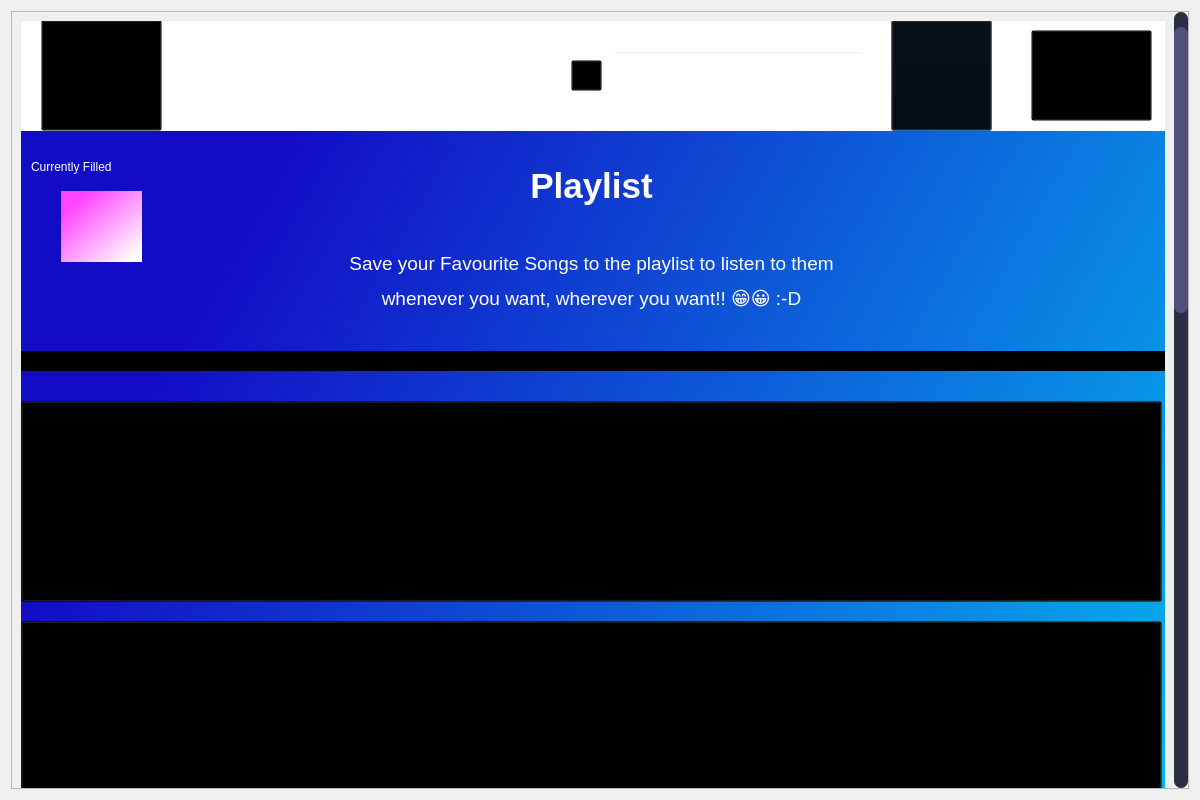
<?xml version="1.0" encoding="UTF-8"?>
<ui version="4.0">
 <class>Dialog</class>
 <widget class="QDialog" name="Dialog">
  <property name="geometry">
   <rect>
    <x>0</x>
    <y>0</y>
    <width>1200</width>
    <height>800</height>
   </rect>
  </property>
  <property name="windowTitle">
   <string>Dialog</string>
  </property>
  <layout class="QVBoxLayout" name="verticalLayout">
   <item>
    <widget class="QScrollArea" name="scrollArea">
     <property name="styleSheet">
      <string notr="true">QScrollBar:vertical{
	border:none;
	background: rgb(45,45,68);
	width: 14px;
	margin: 15px 0 15px 0;
	border-radius: 0px;
}

QScrollBar::handle:vertical{
	background-color: rgb(80,80,122);
	min-height: 30px;
	border-radius:7px;
}

QScrollBar::sub-line:vertical{
	border:none;
	background: rgb(45,45,68);
	height: 15px;
	border-top-left-radius: 7px;
	border-top-right-radius: 7px;
	subcontrol-position: top;
	subcontrol-origin: margin;
}

QScrollBar::add-line:vertical{
	border:none;
	background: rgb(45,45,68);
	height: 15px;
	border-bottom-left-radius: 7px;
	border-bottom-right-radius: 7px;
	subcontrol-position: bottom;
	subcontrol-origin: margin;
}

QScrollBar::up-arrow:vertical, QScrollBar::down-arrow:vertical {
	background:none;
}
QScrollBar::sub-page:vertical, QScrollBar::add-page:vertical {
	background:none;
}QScrollBar:vertical{
	border:none;
	background: rgb(45,45,68);
	width: 14px;
	margin: 15px 0 15px 0;
	border-radius: 0px;
}

QScrollBar::handle:vertical{
	background-color: rgb(80,80,122);
	min-height: 30px;
	border-radius:7px;
}

QScrollBar::sub-line:vertical{
	border:none;
	background: rgb(45,45,68);
	height: 15px;
	border-top-left-radius: 7px;
	border-top-right-radius: 7px;
	subcontrol-position: top;
	subcontrol-origin: margin;
}

QScrollBar::add-line:vertical{
	border:none;
	background: rgb(45,45,68);
	height: 15px;
	border-bottom-left-radius: 7px;
	border-bottom-right-radius: 7px;
	subcontrol-position: bottom;
	subcontrol-origin: margin;
}

QScrollBar::up-arrow:vertical, QScrollBar::down-arrow:vertical {
	background:none;
}
QScrollBar::sub-page:vertical, QScrollBar::add-page:vertical {
	background:none;
}</string>
     </property>
     <property name="widgetResizable">
      <bool>true</bool>
     </property>
     <widget class="QWidget" name="scrollAreaWidgetContents">
      <property name="geometry">
       <rect>
        <x>0</x>
        <y>0</y>
        <width>1162</width>
        <height>2022</height>
       </rect>
      </property>
      <layout class="QVBoxLayout" name="verticalLayout_2">
       <item>
        <widget class="QWidget" name="widget_2" native="true">
         <property name="minimumSize">
          <size>
           <width>0</width>
           <height>2000</height>
          </size>
         </property>
         <property name="styleSheet">
          <string notr="true">QWidget#widget_2{background-color: qlineargradient(spread:pad, x1:0.134, y1:0.159091, x2:0.935, y2:0.943182, stop:0 rgba(19, 12, 198, 255), stop:1 rgba(0, 255, 255, 255));}</string>
         </property>
         <widget class="QLineEdit" name="searchtxt">
          <property name="geometry">
           <rect>
            <x>592</x>
            <y>30</y>
            <width>251</width>
            <height>51</height>
           </rect>
          </property>
          <property name="styleSheet">
           <string notr="true">background-color:rgba(0,0,0,0);
font: 14pt &quot;MS Shell Dlg 2&quot;;
color: rgb(0, 0, 0);
PlaceholderText: &quot;Search&quot;;</string>
          </property>
         </widget>
         <widget class="QLabel" name="playlist_label">
          <property name="geometry">
           <rect>
            <x>1020</x>
            <y>-11</y>
            <width>101</width>
            <height>121</height>
           </rect>
          </property>
          <property name="styleSheet">
           <string notr="true">border-radius:100px;</string>
          </property>
          <property name="text">
           <string>&lt;html&gt;&lt;head/&gt;&lt;body&gt;&lt;p&gt;&lt;br/&gt;&lt;/p&gt;&lt;/body&gt;&lt;/html&gt;</string>
          </property>
         </widget>
         <widget class="QLabel" name="label_2">
          <property name="geometry">
           <rect>
            <x>0</x>
            <y>210</y>
            <width>1141</width>
            <height>101</height>
           </rect>
          </property>
          <property name="styleSheet">
           <string notr="true">color: rgb(255, 255, 255);
font: 16pt &quot;MS Shell Dlg 2&quot;;</string>
          </property>
          <property name="text">
           <string>&lt;html&gt;&lt;head/&gt;&lt;body&gt;&lt;p align=&quot;center&quot;&gt;&lt;span style=&quot; font-size:14pt;&quot;&gt;Save your Favourite Songs to the playlist to listen to them&lt;/span&gt;&lt;/p&gt;&lt;p align=&quot;center&quot;&gt;&lt;span style=&quot; font-size:14pt;&quot;&gt;whenever you want, wherever you want!! 😁😀 :-D&lt;/span&gt;&lt;/p&gt;&lt;/body&gt;&lt;/html&gt;</string>
          </property>
         </widget>
         <widget class="QLabel" name="label_3">
          <property name="geometry">
           <rect>
            <x>0</x>
            <y>330</y>
            <width>1201</width>
            <height>20</height>
           </rect>
          </property>
          <property name="styleSheet">
           <string notr="true">background-color: rgb(0, 0, 0);</string>
          </property>
          <property name="text">
           <string/>
          </property>
         </widget>
         <widget class="QPushButton" name="profile">
          <property name="geometry">
           <rect>
            <x>870</x>
            <y>-1</y>
            <width>101</width>
            <height>111</height>
           </rect>
          </property>
          <property name="styleSheet">
           <string notr="true">background-color:rgba(0,0,0,0);</string>
          </property>
          <property name="text">
           <string/>
          </property>
         </widget>
         <widget class="QPushButton" name="search">
          <property name="geometry">
           <rect>
            <x>550</x>
            <y>39</y>
            <width>31</width>
            <height>31</height>
           </rect>
          </property>
          <property name="styleSheet">
           <string notr="true">background-color:rgba(0,0,0,0);</string>
          </property>
          <property name="text">
           <string/>
          </property>
         </widget>
         <widget class="QLabel" name="label">
          <property name="geometry">
           <rect>
            <x>0</x>
            <y>130</y>
            <width>1141</width>
            <height>71</height>
           </rect>
          </property>
          <property name="styleSheet">
           <string notr="true">color: rgb(255, 255, 255);
font: 16pt &quot;MS Shell Dlg 2&quot;;</string>
          </property>
          <property name="text">
           <string>&lt;html&gt;&lt;head/&gt;&lt;body&gt;&lt;p align=&quot;center&quot;&gt;&lt;span style=&quot; font-size:26pt; font-weight:600;&quot;&gt;Playlist&lt;/span&gt;&lt;/p&gt;&lt;/body&gt;&lt;/html&gt;</string>
          </property>
         </widget>
         <widget class="QLabel" name="search_label">
          <property name="geometry">
           <rect>
            <x>550</x>
            <y>39</y>
            <width>31</width>
            <height>31</height>
           </rect>
          </property>
          <property name="text">
           <string>&lt;html&gt;&lt;head/&gt;&lt;body&gt;&lt;p&gt;&lt;br/&gt;&lt;/p&gt;&lt;/body&gt;&lt;/html&gt;</string>
          </property>
         </widget>
         <widget class="QPushButton" name="Home">
          <property name="geometry">
           <rect>
            <x>20</x>
            <y>-1</y>
            <width>121</width>
            <height>111</height>
           </rect>
          </property>
          <property name="styleSheet">
           <string notr="true">background-color:rgba(0,0,0,0);</string>
          </property>
          <property name="text">
           <string/>
          </property>
         </widget>
         <widget class="QLabel" name="label_4">
          <property name="geometry">
           <rect>
            <x>0</x>
            <y>-1</y>
            <width>1201</width>
            <height>111</height>
           </rect>
          </property>
          <property name="styleSheet">
           <string notr="true">background-color: rgb(255, 255, 255);</string>
          </property>
          <property name="text">
           <string/>
          </property>
         </widget>
         <widget class="QPushButton" name="playlist">
          <property name="geometry">
           <rect>
            <x>1010</x>
            <y>9</y>
            <width>121</width>
            <height>91</height>
           </rect>
          </property>
          <property name="styleSheet">
           <string notr="true">background-color:rgba(0,0,0,0);</string>
          </property>
          <property name="text">
           <string/>
          </property>
         </widget>
         <widget class="QLabel" name="home_label">
          <property name="geometry">
           <rect>
            <x>20</x>
            <y>-1</y>
            <width>121</width>
            <height>111</height>
           </rect>
          </property>
          <property name="styleSheet">
           <string notr="true">border-radius:100px;</string>
          </property>
          <property name="text">
           <string>&lt;html&gt;&lt;head/&gt;&lt;body&gt;&lt;p&gt;&lt;br/&gt;&lt;/p&gt;&lt;/body&gt;&lt;/html&gt;</string>
          </property>
         </widget>
         <widget class="QLabel" name="profile_label">
          <property name="geometry">
           <rect>
            <x>870</x>
            <y>-1</y>
            <width>101</width>
            <height>111</height>
           </rect>
          </property>
          <property name="text">
           <string>&lt;html&gt;&lt;head/&gt;&lt;body&gt;&lt;p&gt;&lt;br/&gt;&lt;/p&gt;&lt;/body&gt;&lt;/html&gt;</string>
          </property>
         </widget>
         <widget class="QLabel" name="vid2">
          <property name="geometry">
           <rect>
            <x>0</x>
            <y>600</y>
            <width>350</width>
            <height>200</height>
           </rect>
          </property>
          <property name="styleSheet">
           <string notr="true">background-color:rgba(0,0,0,0)</string>
          </property>
          <property name="text">
           <string/>
          </property>
         </widget>
         <widget class="QLabel" name="vid4_label">
          <property name="geometry">
           <rect>
            <x>350</x>
            <y>1070</y>
            <width>791</width>
            <height>201</height>
           </rect>
          </property>
          <property name="styleSheet">
           <string notr="true">background-color: rgba(255, 255, 255, 0);
font: 24pt &quot;MS Shell Dlg 2&quot;;</string>
          </property>
          <property name="text">
           <string>&lt;html&gt;&lt;head/&gt;&lt;body&gt;&lt;p align=&quot;center&quot;&gt;&lt;/p&gt;&lt;/body&gt;&lt;/html&gt;</string>
          </property>
          <property name="alignment">
           <set>Qt::AlignCenter</set>
          </property>
          <property name="wordWrap">
           <bool>true</bool>
          </property>
         </widget>
         <widget class="QLabel" name="vid7">
          <property name="geometry">
           <rect>
            <x>0</x>
            <y>1790</y>
            <width>350</width>
            <height>200</height>
           </rect>
          </property>
          <property name="styleSheet">
           <string notr="true">background-color:rgba(0,0,0,0)</string>
          </property>
          <property name="text">
           <string/>
          </property>
         </widget>
         <widget class="QLabel" name="vid5">
          <property name="geometry">
           <rect>
            <x>0</x>
            <y>1310</y>
            <width>350</width>
            <height>200</height>
           </rect>
          </property>
          <property name="styleSheet">
           <string notr="true">background-color:rgba(0,0,0,0)</string>
          </property>
          <property name="text">
           <string/>
          </property>
         </widget>
         <widget class="QLabel" name="vid7_label">
          <property name="geometry">
           <rect>
            <x>350</x>
            <y>1790</y>
            <width>791</width>
            <height>201</height>
           </rect>
          </property>
          <property name="styleSheet">
           <string notr="true">background-color: rgba(255, 255, 255,0);
font: 24pt &quot;MS Shell Dlg 2&quot;;</string>
          </property>
          <property name="text">
           <string>&lt;html&gt;&lt;head/&gt;&lt;body&gt;&lt;p align=&quot;center&quot;&gt;&lt;/p&gt;&lt;/body&gt;&lt;/html&gt;</string>
          </property>
          <property name="alignment">
           <set>Qt::AlignCenter</set>
          </property>
          <property name="wordWrap">
           <bool>true</bool>
          </property>
         </widget>
         <widget class="QPushButton" name="btn5">
          <property name="geometry">
           <rect>
            <x>0</x>
            <y>1310</y>
            <width>1141</width>
            <height>201</height>
           </rect>
          </property>
          <property name="styleSheet">
           <string notr="true">background-color: rgba(0, 0, 0, 0);</string>
          </property>
          <property name="text">
           <string/>
          </property>
         </widget>
         <widget class="QLabel" name="vid6_label">
          <property name="geometry">
           <rect>
            <x>350</x>
            <y>1550</y>
            <width>791</width>
            <height>201</height>
           </rect>
          </property>
          <property name="styleSheet">
           <string notr="true">background-color: rgba(255, 255, 255, 0);
font: 24pt &quot;MS Shell Dlg 2&quot;;</string>
          </property>
          <property name="text">
           <string>&lt;html&gt;&lt;head/&gt;&lt;body&gt;&lt;p align=&quot;center&quot;&gt;&lt;/p&gt;&lt;/body&gt;&lt;/html&gt;</string>
          </property>
          <property name="alignment">
           <set>Qt::AlignCenter</set>
          </property>
          <property name="wordWrap">
           <bool>true</bool>
          </property>
         </widget>
         <widget class="QPushButton" name="btn3">
          <property name="geometry">
           <rect>
            <x>0</x>
            <y>830</y>
            <width>1141</width>
            <height>201</height>
           </rect>
          </property>
          <property name="styleSheet">
           <string notr="true">background-color: rgba(0, 0, 0, 0);</string>
          </property>
          <property name="text">
           <string/>
          </property>
         </widget>
         <widget class="QPushButton" name="btn4">
          <property name="geometry">
           <rect>
            <x>0</x>
            <y>1070</y>
            <width>1141</width>
            <height>201</height>
           </rect>
          </property>
          <property name="styleSheet">
           <string notr="true">background-color: rgba(0, 0, 0, 0);</string>
          </property>
          <property name="text">
           <string/>
          </property>
         </widget>
         <widget class="QPushButton" name="btn6">
          <property name="geometry">
           <rect>
            <x>0</x>
            <y>1550</y>
            <width>1141</width>
            <height>201</height>
           </rect>
          </property>
          <property name="styleSheet">
           <string notr="true">background-color: rgba(0, 0, 0, 0);</string>
          </property>
          <property name="text">
           <string/>
          </property>
         </widget>
         <widget class="QPushButton" name="btn2">
          <property name="geometry">
           <rect>
            <x>0</x>
            <y>600</y>
            <width>1141</width>
            <height>201</height>
           </rect>
          </property>
          <property name="styleSheet">
           <string notr="true">background-color: rgba(0, 0, 0, 0);</string>
          </property>
          <property name="text">
           <string/>
          </property>
         </widget>
         <widget class="QLabel" name="vid2_label">
          <property name="geometry">
           <rect>
            <x>350</x>
            <y>600</y>
            <width>791</width>
            <height>201</height>
           </rect>
          </property>
          <property name="styleSheet">
           <string notr="true">background-color: rgba(255, 255, 255, 0);
font: 24pt &quot;MS Shell Dlg 2&quot;;</string>
          </property>
          <property name="text">
           <string>&lt;html&gt;&lt;head/&gt;&lt;body&gt;&lt;p align=&quot;center&quot;&gt;&lt;/p&gt;&lt;/body&gt;&lt;/html&gt;</string>
          </property>
          <property name="alignment">
           <set>Qt::AlignCenter</set>
          </property>
          <property name="wordWrap">
           <bool>true</bool>
          </property>
         </widget>
         <widget class="QLabel" name="vid4">
          <property name="geometry">
           <rect>
            <x>0</x>
            <y>1070</y>
            <width>350</width>
            <height>200</height>
           </rect>
          </property>
          <property name="styleSheet">
           <string notr="true">background-color:rgba(0,0,0,0)</string>
          </property>
          <property name="text">
           <string/>
          </property>
         </widget>
         <widget class="QPushButton" name="btn7">
          <property name="geometry">
           <rect>
            <x>0</x>
            <y>1790</y>
            <width>1141</width>
            <height>201</height>
           </rect>
          </property>
          <property name="styleSheet">
           <string notr="true">background-color: rgba(0, 0, 0, 0);</string>
          </property>
          <property name="text">
           <string/>
          </property>
         </widget>
         <widget class="QLabel" name="vid1_label">
          <property name="geometry">
           <rect>
            <x>350</x>
            <y>380</y>
            <width>791</width>
            <height>201</height>
           </rect>
          </property>
          <property name="styleSheet">
           <string notr="true">background-color: rgba(255, 255, 255, 0);
font: 24pt &quot;MS Shell Dlg 2&quot;;</string>
          </property>
          <property name="text">
           <string>&lt;html&gt;&lt;head/&gt;&lt;body&gt;&lt;p align=&quot;center&quot;&gt;&lt;/p&gt;&lt;/body&gt;&lt;/html&gt;</string>
          </property>
          <property name="alignment">
           <set>Qt::AlignCenter</set>
          </property>
          <property name="wordWrap">
           <bool>true</bool>
          </property>
         </widget>
         <widget class="QLabel" name="vid5_label">
          <property name="geometry">
           <rect>
            <x>350</x>
            <y>1310</y>
            <width>791</width>
            <height>201</height>
           </rect>
          </property>
          <property name="styleSheet">
           <string notr="true">background-color: rgba(255, 255, 255, 0);
font: 24pt &quot;MS Shell Dlg 2&quot;;</string>
          </property>
          <property name="text">
           <string>&lt;html&gt;&lt;head/&gt;&lt;body&gt;&lt;p align=&quot;center&quot;&gt;&lt;/p&gt;&lt;/body&gt;&lt;/html&gt;</string>
          </property>
          <property name="alignment">
           <set>Qt::AlignCenter</set>
          </property>
          <property name="wordWrap">
           <bool>true</bool>
          </property>
         </widget>
         <widget class="QLabel" name="vid3_label">
          <property name="geometry">
           <rect>
            <x>350</x>
            <y>830</y>
            <width>791</width>
            <height>201</height>
           </rect>
          </property>
          <property name="styleSheet">
           <string notr="true">background-color: rgba(255, 255, 255, 0);
font: 24pt &quot;MS Shell Dlg 2&quot;;</string>
          </property>
          <property name="text">
           <string>&lt;html&gt;&lt;head/&gt;&lt;body&gt;&lt;p align=&quot;center&quot;&gt;&lt;/p&gt;&lt;/body&gt;&lt;/html&gt;</string>
          </property>
          <property name="alignment">
           <set>Qt::AlignCenter</set>
          </property>
          <property name="wordWrap">
           <bool>true</bool>
          </property>
         </widget>
         <widget class="QLabel" name="vid1">
          <property name="geometry">
           <rect>
            <x>0</x>
            <y>380</y>
            <width>350</width>
            <height>200</height>
           </rect>
          </property>
          <property name="styleSheet">
           <string notr="true">background-color:rgba(0,0,0,0)</string>
          </property>
          <property name="text">
           <string/>
          </property>
         </widget>
         <widget class="QLabel" name="vid3">
          <property name="geometry">
           <rect>
            <x>0</x>
            <y>830</y>
            <width>350</width>
            <height>200</height>
           </rect>
          </property>
          <property name="styleSheet">
           <string notr="true">background-color:rgba(0,0,0,0)</string>
          </property>
          <property name="text">
           <string/>
          </property>
         </widget>
         <widget class="QLabel" name="vid6">
          <property name="geometry">
           <rect>
            <x>0</x>
            <y>1550</y>
            <width>350</width>
            <height>200</height>
           </rect>
          </property>
          <property name="styleSheet">
           <string notr="true">background-color:rgba(0,0,0,0)</string>
          </property>
          <property name="text">
           <string/>
          </property>
         </widget>
         <widget class="QPushButton" name="btn8">
          <property name="geometry">
           <rect>
            <x>0</x>
            <y>2030</y>
            <width>1141</width>
            <height>201</height>
           </rect>
          </property>
          <property name="styleSheet">
           <string notr="true">background-color: rgba(0, 0, 0, 0);</string>
          </property>
          <property name="text">
           <string/>
          </property>
         </widget>
         <widget class="QPushButton" name="btn1">
          <property name="geometry">
           <rect>
            <x>0</x>
            <y>380</y>
            <width>1141</width>
            <height>201</height>
           </rect>
          </property>
          <property name="styleSheet">
           <string notr="true">background-color: rgba(0, 0, 0, 0);</string>
          </property>
          <property name="text">
           <string/>
          </property>
         </widget>
         <widget class="QLabel" name="label_5">
          <property name="geometry">
           <rect>
            <x>10</x>
            <y>130</y>
            <width>151</width>
            <height>31</height>
           </rect>
          </property>
          <property name="styleSheet">
           <string notr="true">color: rgb(255, 255, 255);
font: 12pt &quot;MS Shell Dlg 2&quot;;</string>
          </property>
          <property name="text">
           <string>Currently Filled</string>
          </property>
         </widget>
         <widget class="QLabel" name="capacity">
          <property name="geometry">
           <rect>
            <x>40</x>
            <y>170</y>
            <width>81</width>
            <height>71</height>
           </rect>
          </property>
          <property name="styleSheet">
           <string notr="true">background-color: qlineargradient(spread:pad, x1:0.176, y1:0.176136, x2:0.912, y2:0.931818, stop:0 rgba(255, 69, 255, 255), stop:1 rgba(255, 255, 255, 255));
font: 20pt &quot;MS Shell Dlg 2&quot;;</string>
          </property>
          <property name="text">
           <string>&lt;html&gt;&lt;head/&gt;&lt;body&gt;&lt;p align=&quot;center&quot;&gt;&lt;br/&gt;&lt;/p&gt;&lt;/body&gt;&lt;/html&gt;</string>
          </property>
          <property name="alignment">
           <set>Qt::AlignCenter</set>
          </property>
         </widget>
         <zorder>label_4</zorder>
         <zorder>searchtxt</zorder>
         <zorder>playlist_label</zorder>
         <zorder>label_2</zorder>
         <zorder>label_3</zorder>
         <zorder>label</zorder>
         <zorder>search_label</zorder>
         <zorder>playlist</zorder>
         <zorder>home_label</zorder>
         <zorder>profile_label</zorder>
         <zorder>vid2</zorder>
         <zorder>vid4_label</zorder>
         <zorder>vid7</zorder>
         <zorder>vid5</zorder>
         <zorder>vid7_label</zorder>
         <zorder>vid6_label</zorder>
         <zorder>vid2_label</zorder>
         <zorder>vid4</zorder>
         <zorder>vid1_label</zorder>
         <zorder>vid5_label</zorder>
         <zorder>vid3_label</zorder>
         <zorder>vid1</zorder>
         <zorder>vid3</zorder>
         <zorder>vid6</zorder>
         <zorder>btn8</zorder>
         <zorder>Home</zorder>
         <zorder>profile</zorder>
         <zorder>search</zorder>
         <zorder>btn2</zorder>
         <zorder>btn1</zorder>
         <zorder>btn3</zorder>
         <zorder>btn4</zorder>
         <zorder>btn5</zorder>
         <zorder>btn6</zorder>
         <zorder>btn7</zorder>
         <zorder>label_5</zorder>
         <zorder>capacity</zorder>
        </widget>
       </item>
      </layout>
     </widget>
    </widget>
   </item>
  </layout>
 </widget>
 <resources/>
 <connections/>
</ui>
